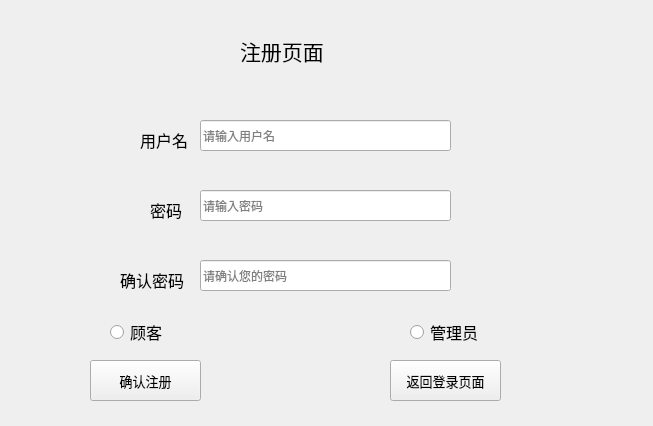
<?xml version="1.0" encoding="UTF-8"?>
<ui version="4.0">
 <class>zhuce</class>
 <widget class="QWidget" name="zhuce">
  <property name="geometry">
   <rect>
    <x>0</x>
    <y>0</y>
    <width>653</width>
    <height>426</height>
   </rect>
  </property>
  <property name="font">
   <font>
    <family>华康方圆体W7</family>
    <bold>false</bold>
   </font>
  </property>
  <property name="windowTitle">
   <string>注册</string>
  </property>
  <property name="windowIcon">
   <iconset resource="sdufe.qrc">
    <normaloff>:/山财大校徽.png</normaloff>:/山财大校徽.png</iconset>
  </property>
  <widget class="QLabel" name="label_2">
   <property name="geometry">
    <rect>
     <x>140</x>
     <y>130</y>
     <width>69</width>
     <height>20</height>
    </rect>
   </property>
   <property name="font">
    <font>
     <family>华康方圆体W7</family>
     <pointsize>12</pointsize>
     <bold>false</bold>
    </font>
   </property>
   <property name="text">
    <string>用户名</string>
   </property>
  </widget>
  <widget class="QRadioButton" name="radioButton_2">
   <property name="geometry">
    <rect>
     <x>410</x>
     <y>320</y>
     <width>91</width>
     <height>24</height>
    </rect>
   </property>
   <property name="font">
    <font>
     <family>华康方圆体W7</family>
     <pointsize>12</pointsize>
     <bold>false</bold>
    </font>
   </property>
   <property name="text">
    <string>管理员</string>
   </property>
  </widget>
  <widget class="QLabel" name="label">
   <property name="geometry">
    <rect>
     <x>240</x>
     <y>20</y>
     <width>111</width>
     <height>61</height>
    </rect>
   </property>
   <property name="font">
    <font>
     <family>华康方圆体W7</family>
     <pointsize>16</pointsize>
     <bold>false</bold>
    </font>
   </property>
   <property name="text">
    <string>注册页面</string>
   </property>
  </widget>
  <widget class="QRadioButton" name="radioButton">
   <property name="geometry">
    <rect>
     <x>110</x>
     <y>320</y>
     <width>71</width>
     <height>24</height>
    </rect>
   </property>
   <property name="font">
    <font>
     <family>华康方圆体W7</family>
     <pointsize>12</pointsize>
     <bold>false</bold>
    </font>
   </property>
   <property name="text">
    <string>顾客</string>
   </property>
  </widget>
  <widget class="QLineEdit" name="InputNumber">
   <property name="geometry">
    <rect>
     <x>200</x>
     <y>120</y>
     <width>251</width>
     <height>31</height>
    </rect>
   </property>
   <property name="placeholderText">
    <string>请输入用户名</string>
   </property>
  </widget>
  <widget class="QLabel" name="label_3">
   <property name="geometry">
    <rect>
     <x>150</x>
     <y>200</y>
     <width>51</width>
     <height>20</height>
    </rect>
   </property>
   <property name="font">
    <font>
     <family>华康方圆体W7</family>
     <pointsize>12</pointsize>
     <bold>false</bold>
    </font>
   </property>
   <property name="text">
    <string>密码</string>
   </property>
  </widget>
  <widget class="QLineEdit" name="InputPassWord">
   <property name="geometry">
    <rect>
     <x>200</x>
     <y>190</y>
     <width>251</width>
     <height>31</height>
    </rect>
   </property>
   <property name="placeholderText">
    <string>请输入密码</string>
   </property>
  </widget>
  <widget class="QPushButton" name="pushButton_2">
   <property name="geometry">
    <rect>
     <x>390</x>
     <y>360</y>
     <width>111</width>
     <height>41</height>
    </rect>
   </property>
   <property name="font">
    <font>
     <family>华康方圆体W7</family>
     <pointsize>10</pointsize>
     <bold>false</bold>
    </font>
   </property>
   <property name="text">
    <string>返回登录页面</string>
   </property>
  </widget>
  <widget class="QLabel" name="label_4">
   <property name="geometry">
    <rect>
     <x>120</x>
     <y>270</y>
     <width>91</width>
     <height>20</height>
    </rect>
   </property>
   <property name="font">
    <font>
     <family>华康方圆体W7</family>
     <pointsize>12</pointsize>
     <bold>false</bold>
    </font>
   </property>
   <property name="text">
    <string>确认密码</string>
   </property>
  </widget>
  <widget class="QLineEdit" name="InputPassWord_2">
   <property name="geometry">
    <rect>
     <x>200</x>
     <y>260</y>
     <width>251</width>
     <height>31</height>
    </rect>
   </property>
   <property name="placeholderText">
    <string>请确认您的密码</string>
   </property>
  </widget>
  <widget class="QPushButton" name="pushButton_3">
   <property name="geometry">
    <rect>
     <x>90</x>
     <y>360</y>
     <width>111</width>
     <height>41</height>
    </rect>
   </property>
   <property name="font">
    <font>
     <family>华康方圆体W7</family>
     <pointsize>10</pointsize>
     <bold>false</bold>
    </font>
   </property>
   <property name="text">
    <string>确认注册</string>
   </property>
  </widget>
 </widget>
 <resources>
  <include location="sdufe.qrc"/>
 </resources>
 <connections/>
</ui>
